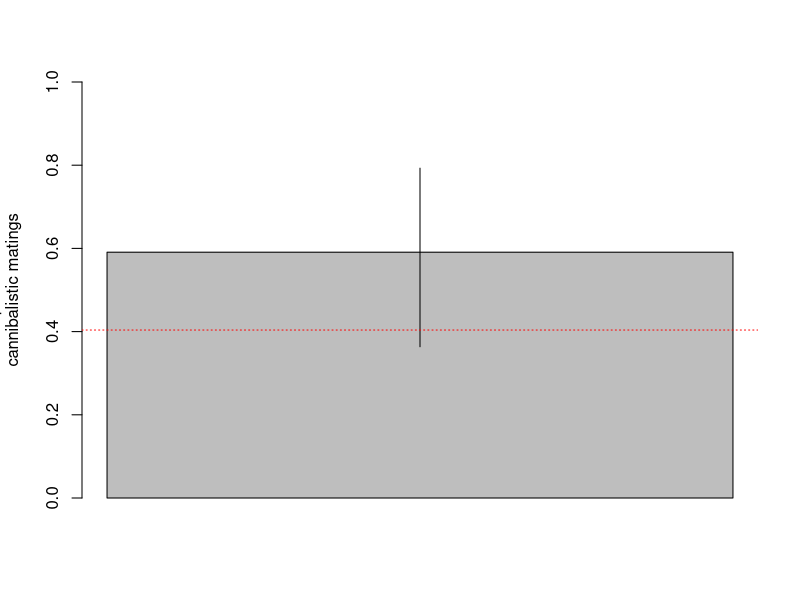
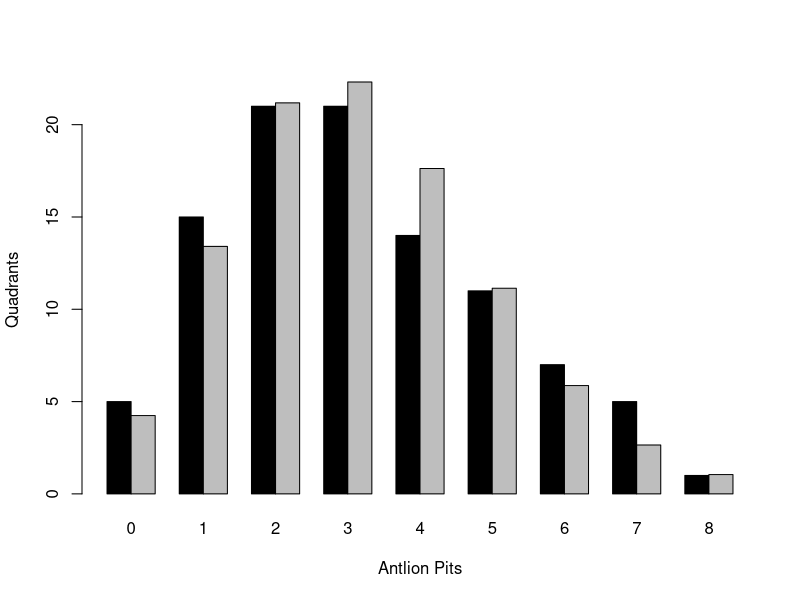
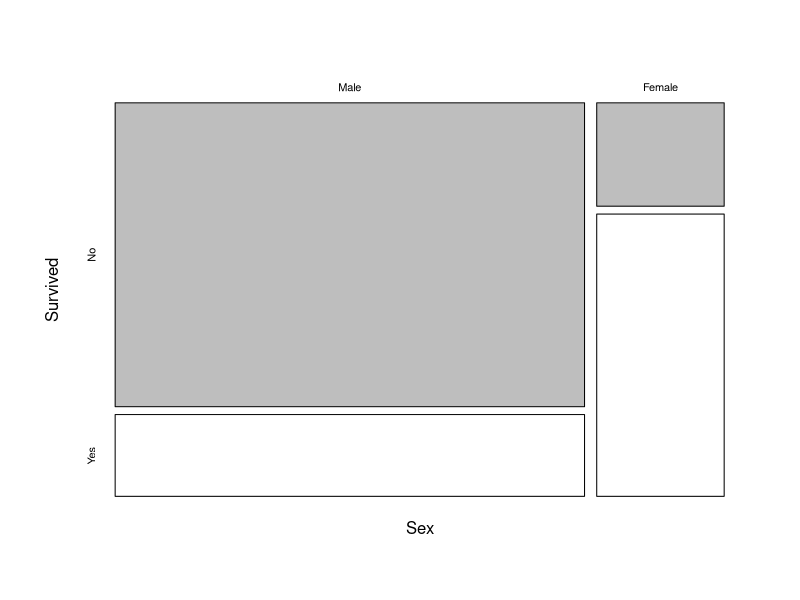

Reproduce these figures in R, in order.
binom.test(13,22,.4038,"two.sided")

# binom.test(x, n, p, "alternative")
# • x is the number of “successes” (in this case the number of instances of sexual                                cannibalism)
# • n is the number of trials (in this case the total number of random matings)
# • p is the probability of success if the null hypothesis is true (the proportion of                                                             sexual cannibalism found from the other species of spider)
# • "alternative" should be replaced with "two.sided", "less", or "greater"

barplot(13/22, col="gray", ylim=c(0, 1), ylab="Proportion of 
cannibalistic matings")

# bar plot creation 

segments(0.7, 0.3635470, 0.7, 0.7929069, lwd = 1, col="black")

# error bars, .36 and .79 are confidence intervals from binom.test results

abline(.4038,0,lty=3, col = "red")

# Add a line indicating the hypothesized proportion of cannibalistic matings you used for thenull hypothesis and in the binomial test.

antlion <- read.table(file = "Lab3_DATA.csv", header = TRUE, sep = ",")

# Import table csv

summary(antlion)

ant.table = table(antlion$antlion.pits) #create variable

ant.table #call variable

observered <- as.vector(ant.table)

probs <- dpois(0:8, mean(antlion$antlion.pits)) #Make a vector of the probabilities for each number of ant lion pits per quadrat, assuming the null hypothesis is true, using the command:

expected <- probs*length(antlion$antlion.pits) #  Make a vector of the expected frequencies of each number of ant lion pits per quadrat using the command:
  
completed.table <- rbind(ant.table, expected) #Next we’re going to bind the expected frequencies to the observed values to build a plot. We’re going to do this by binding a row to the end of the table.

row.names(completed.table) <- c("Observed", "Expected") #change completed table row names

barplot(completed.table, beside=T, xlab="Antlion Pits", ylab="Quadrants", col=c("black", "gray"))

chisq.test(observered, p = probs, rescale.p = T) # chisquared

data(Titanic)
Titanic
titanic.table = apply(Titanic, c(2, 4), sum)
titanic.table

mosaicplot(titanic.table, col = c("gray", "white"), main = "")

chisq.test(titanic.table)
